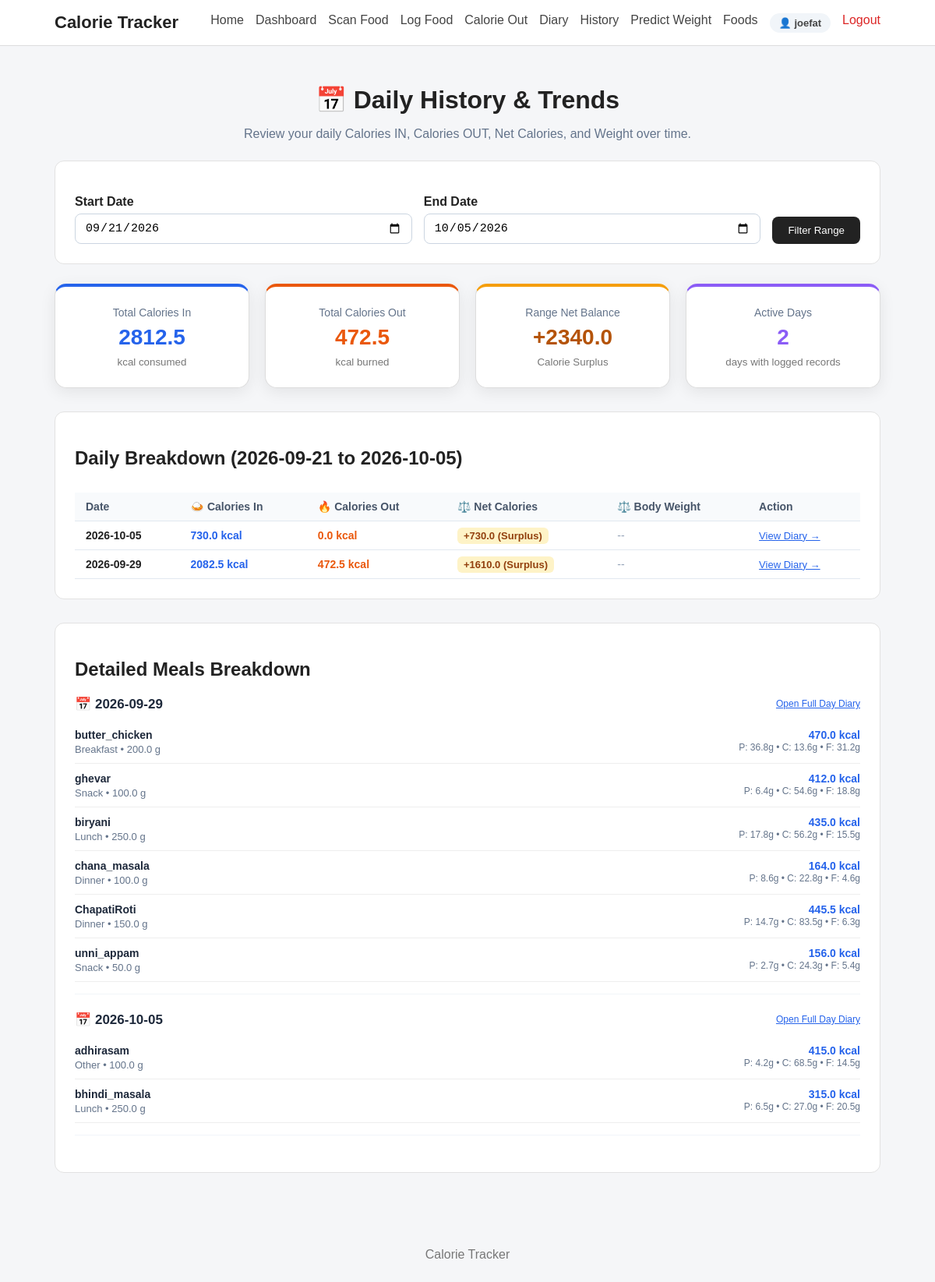
Screenshot of /history (signed in) with the database file from the repository.
### tables this page shows
CREATE TABLE users (
            id INTEGER PRIMARY KEY AUTOINCREMENT,
            username TEXT NOT NULL,
            email TEXT NOT NULL UNIQUE,
            password_hash TEXT NOT NULL,
            created_at TIMESTAMP DEFAULT CURRENT_TIMESTAMP
        );

CREATE TABLE calorie_in_records (
            id INTEGER PRIMARY KEY AUTOINCREMENT,
            user_id INTEGER NOT NULL,
            dish_name TEXT NOT NULL,
            quantity REAL NOT NULL,
            meal_type TEXT,
            calories REAL DEFAULT 0.0,
            carbohydrates REAL DEFAULT 0.0,
            protein REAL DEFAULT 0.0,
            fats REAL DEFAULT 0.0,
            free_sugar REAL DEFAULT 0.0,
            fibre REAL DEFAULT 0.0,
            sodium REAL DEFAULT 0.0,
            calcium REAL DEFAULT 0.0,
            iron REAL DEFAULT 0.0,
            vitamin_c REAL DEFAULT 0.0,
            folate REAL DEFAULT 0.0,
            notes TEXT DEFAULT '',
            recorded_date TEXT NOT NULL,
            recorded_time TEXT,
            created_at TIMESTAMP DEFAULT CURRENT_TIMESTAMP,
            FOREIGN KEY (user_id) REFERENCES users(id) ON DELETE CASCADE
        );

### app.py (the view)
@app.route(
    "/history",
    methods=["GET", "POST"]
)
@login_required
def history():
    user_id = session.get("user_id")
    if request.method == "POST":
        start_date = request.form.get("start_date", "").strip()
        end_date = request.form.get("end_date", "").strip()
    else:
        start_date = request.args.get("start_date", "").strip()
        end_date = request.args.get("end_date", "").strip()
    today = datetime.now()
    if not start_date and not end_date:
        end_date = today.strftime("%Y-%m-%d")
        start_date = (today - timedelta(days=14)).strftime("%Y-%m-%d")
    elif not start_date:
        start_date = (today - timedelta(days=14)).strftime("%Y-%m-%d")
    elif not end_date:
        end_date = today.strftime("%Y-%m-%d")
    try:
        start = datetime.strptime(start_date, "%Y-%m-%d")
        end = datetime.strptime(end_date, "%Y-%m-%d")
    except ValueError:
        flash("Please enter valid dates (YYYY-MM-DD).", "error")
        return redirect(url_for("history"))
    if start > end:
        flash("Start date must be before or equal to end date.", "error")
        return redirect(url_for("history"))
    daily_history = get_user_history_daily(user_id, start_date, end_date, order="DESC")
    entries = get_diary_range_user(user_id, start_date, end_date)
    grouped = group_by_date(entries)
    totals = calculate_totals(entries)
    total_in = float(totals.get("Calories (kcal)", 0.0))
    total_burned = float(sum(d["calories_out"] for d in daily_history))
    total_net = round(total_in - total_burned, 1)
    return render_template(
        "history.html",
        entries=entries,
        grouped=grouped,
        totals=totals,
        daily_history=daily_history,
        total_in=round(total_in, 1),
        total_burned=round(total_burned, 1),
        total_net=total_net,
        start_date=start_date,
        end_date=end_date
    )

### templates/history.html (shortened to what this page needs)
{% extends "base.html" %}
{% block content %}
<div class="page-header" style="text-align: center; margin-bottom: 25px;">
    <h1>📅 Daily History &amp; Trends</h1>
    <p style="color: #64748b;">
        Review your daily Calories IN, Calories OUT, Net Calories, and Weight over time.
    </p>
</div>
<div class="card" style="margin-bottom: 25px;">
    <form method="GET" action="{{ url_for('history') }}" style="display: flex; flex-wrap: wrap; gap: 15px; align-items: flex-end; justify-content: space-between;">
        <div style="flex: 1; min-width: 180px;">
            <label for="start_date" style="font-weight: 600; display: block; margin-bottom: 6px;">Start Date</label>
            <input
                type="date"
                id="start_date"
                name="start_date"
                value="{{ start_date }}"
                style="width: 100%; padding: 9px 12px; border: 1px solid #cbd5e1; border-radius: 8px;"
                required
            >
        </div>
        <div style="flex: 1; min-width: 180px;">
            <label for="end_date" style="font-weight: 600; display: block; margin-bottom: 6px;">End Date</label>
            <input
                type="date"
                id="end_date"
                name="end_date"
                value="{{ end_date }}"
                style="width: 100%; padding: 9px 12px; border: 1px solid #cbd5e1; border-radius: 8px;"
                required
            >
        </div>
        <div style="display: flex; gap: 8px;">
            <button type="submit" class="button" style="margin: 0; padding: 10px 20px;">
                Filter Range
            </button>
        </div>
    </form>
</div>
<div class="summary-grid" style="margin-bottom: 30px;">
    <div class="summary-card" style="border-top: 4px solid #2563eb;">
        <span style="color: #64748b; font-size: 14px;">Total Calories In</span>
        <strong style="color: #2563eb; font-size: 28px; margin: 8px 0;">
            {{ "%.1f"|format(total_in) }}
        </strong>
        <small>kcal consumed</small>
    </div>
    <div class="summary-card" style="border-top: 4px solid #ea580c;">
        <span style="color: #64748b; font-size: 14px;">Total Calories Out</span>
        <strong style="color: #ea580c; font-size: 28px; margin: 8px 0;">
            {{ "%.1f"|format(total_burned) }}
        </strong>
        <small>kcal burned</small>
    </div>
    <div class="summary-card" style="border-top: 4px solid {% if total_net > 0 %}#f59e0b{% elif total_net < 0 %}#10b981{% else %}#64748b{% endif %};">
        <span style="color: #64748b; font-size: 14px;">Range Net Balance</span>
        <strong style="color: {% if total_net > 0 %}#b45309{% elif total_net < 0 %}#047857{% else %}#334155{% endif %}; font-size: 28px; margin: 8px 0;">
            {{ "%+.1f"|format(total_net) }}
        </strong>
        <small>
            {% if total_net > 0 %}
                Calorie Surplus
            {% elif total_net < 0 %}
                Calorie Deficit
            {% else %}
                Balanced
            {% endif %}
        </small>
    </div>
    <div class="summary-card" style="border-top: 4px solid #8b5cf6;">
        <span style="color: #64748b; font-size: 14px;">Active Days</span>
        <strong style="color: #8b5cf6; font-size: 28px; margin: 8px 0;">
            {{ daily_history|length }}
        </strong>
        <small>days with logged records</small>
    </div>
</div>
<div class="card" style="margin-bottom: 30px;">
    <h2>Daily Breakdown ({{ start_date }} to {{ end_date }})</h2>
    {% if daily_history %}
        <div style="overflow-x: auto;">
            <table class="styled-table">
                <thead>
                    <tr>
                        <th>Date</th>
                        <th>🍛 Calories In</th>
                        <th>🔥 Calories Out</th>
                        <th>⚖️ Net Calories</th>
                        <th>⚖️ Body Weight</th>
                        <th>Action</th>
                    </tr>
                </thead>
                <tbody>
                    {% for row in daily_history %}
                    <tr>
                        <td><strong>{{ row.date }}</strong></td>
                        <td style="color: #2563eb; font-weight: 600;">
                            {{ "%.1f"|format(row.calories_in) }} kcal
                        </td>
                        <td style="color: #ea580c; font-weight: 600;">
                            {{ "%.1f"|format(row.calories_out) }} kcal
                        </td>
                        <td>
                            {% if row.net_calories > 0 %}
                                <span style="background: #fef3c7; color: #92400e; padding: 3px 8px; border-radius: 6px; font-weight: 600; font-size: 13px;">
                                    +{{ "%.1f"|format(row.net_calories) }} (Surplus)
                                </span>
                            {% elif row.net_calories < 0 %}
                                <span style="background: #d1fae5; color: #065f46; padding: 3px 8px; border-radius: 6px; font-weight: 600; font-size: 13px;">
                                    {{ "%.1f"|format(row.net_calories) }} (Deficit)
                                </span>
                            {% else %}
                                <span style="background: #f1f5f9; color: #475569; padding: 3px 8px; border-radius: 6px; font-weight: 600; font-size: 13px;">
                                    0.0 (Balanced)
                                </span>
                            {% endif %}
                        </td>
                        <td>
                            {% if row.weight_kg is not none %}
                                <strong style="color: #7c3aed;">{{ "%.1f"|format(row.weight_kg) }} kg</strong>
                            {% else %}
                                <span style="color: #94a3b8;">--</span>
                            {% endif %}
                        </td>
                        <td>
                            <a href="{{ url_for('diary_date', date=row.date) }}" style="color: #2563eb; font-size: 13px; text-decoration: underline;">
                                View Diary &rarr;
                            </a>
                        </td>
                    </tr>
                    {% endfor %}
                </tbody>
            </table>
        </div>
    {% else %}
        <p class="empty-message" style="padding: 30px 20px;">
            No food or exercise entries found between {{ start_date }} and {{ end_date }}.
        </p>
    {% endif %}
</div>
{% if grouped %}
<div class="card">
    <h2>Detailed Meals Breakdown</h2>
    {% for date_key, date_entries in grouped.items() %}
    <div style="margin-bottom: 22px; border-bottom: 1px solid #f1f5f9; padding-bottom: 15px;">
        <div style="display: flex; justify-content: space-between; align-items: center; margin-bottom: 10px;">
            <h3 style="margin: 0; font-size: 17px; color: #1e293b;">
                📅 {{ date_key }}
            </h3>
            <a href="{{ url_for('diary_date', date=date_key) }}" style="font-size: 12px; color: #2563eb; text-decoration: underline;">
                Open Full Day Diary
            </a>
        </div>
        {% for entry in date_entries %}
        <div class="diary-entry" style="padding: 10px 0;">
            <div>
                <strong style="color: #1e293b; font-size: 14px;">{{ entry.dish_name }}</strong>
                <p style="margin: 2px 0 0; color: #64748b; font-size: 13px;">
                    {{ entry.meal_type|capitalize }} &bull; {{ entry.weight }} g
                </p>
            </div>
            <div style="text-align: right;">
                <strong style="color: #2563eb; font-size: 14px;">
                    {{ "%.1f"|format(entry.nutrition["Calories (kcal)"]) }} kcal
                </strong>
                <small style="display: block; color: #64748b; font-size: 12px;">
                    P: {{ "%.1f"|format(entry.nutrition["Protein (g)"]) }}g &bull;
                    C: {{ "%.1f"|format(entry.nutrition["Carbohydrates (g)"]) }}g &bull;
                    F: {{ "%.1f"|format(entry.nutrition["Fats (g)"]) }}g
                </small>
            </div>
        </div>
        {% endfor %}
    </div>
    {% endfor %}
</div>
{% endif %}
{% endblock %}

### templates/base.html (shortened to what this page needs)
<!DOCTYPE html>
<html lang="en">
<head>
    <link rel="stylesheet" href="{{ url_for('static', filename='css/style.css') }}">
</head>
<body>
    <nav class="navbar">
        <div class="nav-container">
            <a href="{{ url_for('home') }}" class="logo">
                Calorie Tracker
            </a>
            <div class="nav-links">
                <a href="{{ url_for('home') }}">
                    Home
                </a>
                {% if logged_in %}
                <a href="{{ url_for('dashboard') }}">
                    Dashboard
                </a>
                <a href="{{ url_for('food_scan') }}">
                    Scan Food
                </a>
                <a href="{{ url_for('log_food') }}">
                    Log Food
                </a>
                <a href="{{ url_for('calorie_out') }}">
                    Calorie Out
                </a>
                <a href="{{ url_for('diary') }}">
                    Diary
                </a>
                <a href="{{ url_for('history') }}">
                    History
                </a>
                <a href="{{ url_for('predict_weight') }}">
                    Predict Weight
                </a>
                <a href="{{ url_for('foods') }}">
                    Foods
                </a>
                <a href="{{ url_for('profile') }}" class="nav-user-badge">
                    👤 {{ current_user['username'] if current_user else 'Profile' }}
                </a>
                <a href="{{ url_for('logout') }}" class="nav-link-logout">
                    Logout
                </a>
                {% endif %}
            </div>
        </div>
    </nav>
    <main class="container">
        {% block content %}
        {% endblock %}
    </main>
    <footer>
        <p>
            Calorie Tracker
        </p>
    </footer>
</body>
</html>

### rows the page displays
users: username "joefat"
calorie_in_records: recorded_date "2026-09-29", dish_name "butter_chicken", meal_type "Breakfast", weight "200.0", calories "470.0", protein "36.8", carbohydrates "13.6", fats "31.2"
calorie_in_records: dish_name "ghevar", meal_type "Snack", weight "100.0", calories "412.0", protein "6.4", carbohydrates "54.6", fats "18.8"
calorie_in_records: dish_name "biryani", meal_type "Lunch", weight "250.0", calories "435.0", protein "17.8", carbohydrates "56.2", fats "15.5"
calorie_in_records: dish_name "chana_masala", meal_type "Dinner", weight "100.0", calories "164.0", protein "8.6", carbohydrates "22.8", fats "4.6"
calorie_in_records: dish_name "ChapatiRoti", meal_type "Dinner", weight "150.0", calories "445.5", protein "14.7", carbohydrates "83.5", fats "6.3"
calorie_in_records: dish_name "unni_appam", meal_type "Snack", weight "50.0", calories "156.0", protein "2.7", carbohydrates "24.3", fats "5.4"
calorie_in_records: recorded_date "2026-10-05", dish_name "adhirasam", meal_type "Other", weight "100.0", calories "415.0", protein "4.2", carbohydrates "68.5", fats "14.5"
calorie_in_records: dish_name "bhindi_masala", meal_type "Lunch", weight "250.0", calories "315.0", protein "6.5", carbohydrates "27.0", fats "20.5"

### other values shown
{{ "%.1f"|format(total_in) }} "2812.5"
{{ "%.1f"|format(total_burned) }} "472.5"
{{ "%+.1f"|format(total_net) }} "+2340.0"
{{ daily_history|length }} "2"
{{ start_date }} "2026-09-21"
{{ end_date }} "2026-10-05"
{{ row.date }} "2026-10-05" "2026-09-29"
{{ "%.1f"|format(row.calories_in) }} "730.0" "2082.5"
{{ "%.1f"|format(row.calories_out) }} "0.0" "472.5"
{{ "%.1f"|format(row.net_calories) }} "730.0" "1610.0"
